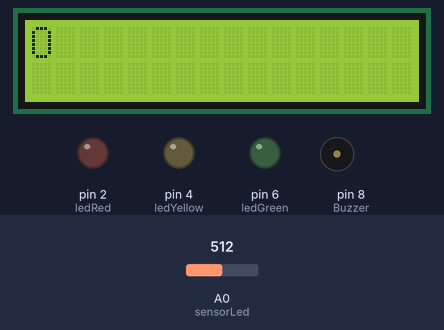
Bench run of a sketch on a simulated Arduino Uno, built with avr-gcc and run on an emulated ATmega328P. Shown: 16×2 character LCD, output pins drawn as LEDs (lit = HIGH), buzzer (waves = sounding, pin HIGH). The inputs (shaded band) are chosen by the test bench; at power-on: A0 (sensorLed) = 512. What the sketch prints to the serial monitor is not drawn.

Above: at 0.1 s.
At 3.1 s:
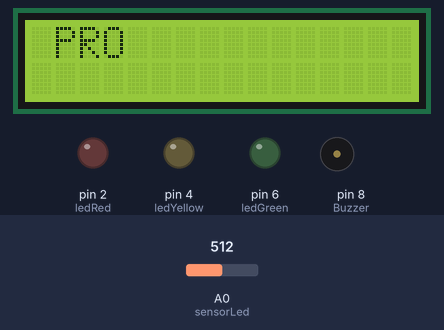
At 6.2 s:
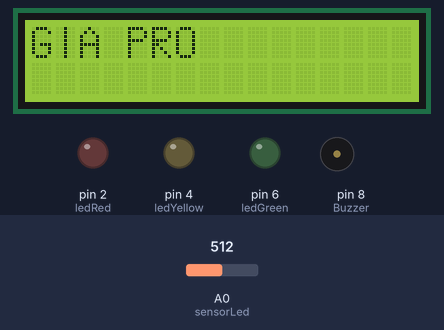
At 12.2 s:
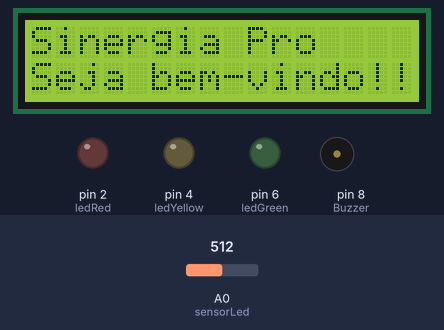
At 21.2 s:
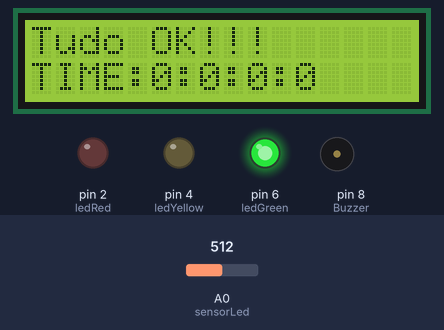
At 37.6 s:
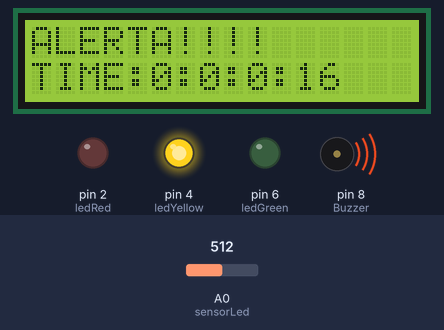
Timing chart, 0 to 39.1 s (numbered marks = the images above):
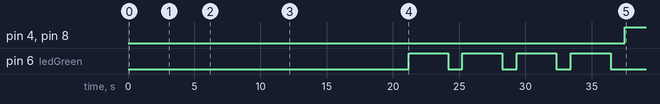

Measured:
- by itself, pin 4 (ledYellow), pin 8 (Buzzer): LOW → HIGH at 37.5 s
- by itself, pin 6 (ledGreen): alternates HIGH for 3.0 s and LOW for 1.1 s
- what the display in image 1 shows lasts 1.0 s, from 3.1 s to 4.1 s
- what the display in image 3 shows lasts 5.0 s, from 12.2 s to 17.2 s
- what the display in image 4 shows lasts 4.0 s, from 21.2 s to 25.2 s

The sketch:

code.ino
```cpp
#include <LiquidCrystal.h> //Importando a biblioteca LiquidCrystal

LiquidCrystal lcd(13,12, 11, 9,7, 5,  3); //Declarando os pinos utilizados pelo LCD

int ledGreen = 6; //Declarando o pino do Led verde
int ledYellow = 4; //Declarando o pino do Led Amarelo
int ledRed = 2; // Declarando o pino do Led Vermelho
int sensorLed = A0; // Declarando o pino analógico utilizado pelo sensor de luminosidade
int Buzzer = 8; // Declarando o pino do buzzer
int d = 0; // Declarando a variável dias
int h = 0; // Declarando a variável horas
int m = 0; // Declarando a variável Minutos
int s = 0; // Declarando a variável segundos
int percentage; // Declarando a variável de porcentagem(utilizada na função map)
int analogValue; // Declarando a variável do valor analógico(utilizada para realizar a conversão)
int valores[5] = {0,0,0,0,0}; // Declarando o array que será utilizado para fazer a média
float media; // Declarando a variável média

//Função setup(inicialização, só é realizada uma vez)
void setup() {
  lcd.begin(16,2); //Inicializando o display lcd
  lcd.clear(); //Limpando o display LCD(a função lcd.clear será utilizada para limpar o display novamente)
  animacao(); //Chamando a função animação(animação inicial)
  lcd.setCursor(0,0); // Colocando o cursor no quadrado 0 da primeira linha(A função setcursor será utilizada com a finalidade de selecionar o quadrado inicial durante o resto do projeto)
  lcd.print("Sinergia Pro");  //Escrevendo sinergia pro(A função lcd.print será novamente utilizada com a mesma finalidade de escrever coisas durante o resto do projeto)
  lcd.setCursor(0,1);
  lcd.print("Seja bem-vindo!!!!!!!!!!");
  delay(5000); //Parando por 5 segundos(A função delay será utilizada com a finalidade de dar intervalos na reprodução do código por variados motivos)
  lcd.clear();
  delay(4000);
  lcd.clear();
  Serial.begin(9600); //Configurando a taxa de transferência de bits por segundo
  //Configurando as saídas dos leds de do buzzer para receberem informações do arduíno
  pinMode(ledGreen,OUTPUT);
  pinMode(ledYellow,OUTPUT);
  pinMode(ledRed,OUTPUT);
  pinMode(Buzzer,OUTPUT);
}

//Função loop(é repetida até que o sistema seja parado manualmente)
void loop() {
  if (s >= 60){ // Configurando a condição que converte segundos em minutos
    s = s - 60;
    m = m + 1;
  };
  if (m >= 60){ // Configurando a condição que converte minutos em horas
    m = m - 60;
    h = h + 1;
  };
  if (h >= 24){ // Configurando a condição que converte horas em dias
    h = h - 24;
    d = d + 1;
  };
  //Mostrando o tempo decorrido no display LCD
  lcd.setCursor(0,1);
  lcd.print("TIME:");
  lcd.print(d);
  lcd.print(":");
  lcd.print(h);
  lcd.print(":");
  lcd.print(m);
  lcd.print(":");
  lcd.print(s);
  analogValue = analogRead(sensorLed); //Lendo os valores do sensor de luminosidade
  percentage = map(analogValue,1023,0,0,100); //Convertendo os valores recebidos em porcentagem
  Serial.println("A porcentagem é: ");
  Serial.print(percentage); // Mostrando a porcentagem no sistema do arduíno
  Serial.println("%");
  //Sistema de média
  valores[4] = valores[3];
  valores[3] = valores[2];
  valores[2] = valores[1];
  valores[1] = valores[0];
  valores[0] = percentage;
  media = ((valores[0] + valores[1] + valores[2] + valores[3] + valores[4])/5);
  Serial.print("A média é: ");
  Serial.println(media);

  //Sistema de condições principal
  if (media < 40){
    //Criando a condição para caso tudo esteja ok(led verde ligado e mensagem imprimida)
    digitalWrite(ledGreen,HIGH);
    Serial.println("Tudo OK!!!");
    lcd.setCursor(0,0);
    lcd.print("Tudo OK!!!");
    delay(3000);
    digitalWrite(ledGreen,LOW);
  } else if(media < 60){
    //Criando a condição para caso o sistema esteja em estado de alerta(led amarelo ligado, buzzer tocando e mensagem de alerta)
    digitalWrite(ledYellow,HIGH);
    digitalWrite(Buzzer,HIGH);
    Serial.println("Cuidado, a luminosidade está em nível de alerta!!!!!!!");
    lcd.setCursor(0,0);
    lcd.print("ALERTA!!!!");
    delay(3000);
    digitalWrite(ledYellow,LOW);
    digitalWrite(Buzzer,LOW);
  } else{
    //Criando a condição para caso o sistema esteja com luminosidade acima do permitido(Led vermelho ligado, mensagem alertando o risco de problemas)
    digitalWrite(ledRed,HIGH);
    Serial.println("Luminosidade alta demais, risco de problemas!!!!!!");
    lcd.setCursor(0,0);
    lcd.print("RISCO ALTO!!!!");
    delay(3000);
    digitalWrite(ledRed,LOW);
  };
  delay(1000);
  s = s + 4; // Adicionando os 4 segundos passados durante a execução da função loop à variável segundos
  //Printando no sistema do arduino a quantidade de tempo passsado
  Serial.println("Há quanto tempo o sistema foi ligado: ");
  Serial.print("Dias: ");
  Serial.println(d);
  Serial.print("Horas: ");
  Serial.println(h);
  Serial.print("Minutos: ");
  Serial.println(m);
  Serial.print("Segundos: ");
  Serial.println(s);
}

//Função com a animação de inicialização
void animacao() {

  //Criando as imagens que serão utilizadas para as letras
  byte image01[8] = {B01110, B10001, B10001, B10001, B10001, B10001, B10001, B01110}; //Imagem do O
  byte image02[8] = {B11110, B10001, B10001, B11110, B11000, B10100, B10010, B10001}; //Imagem do R
  byte image03[8] = {B11110, B10001, B10001, B11110, B10000, B10000, B10000, B10000}; //Imagem do P
  byte image04[8] = {B00100, B01010, B10001, B10001, B11111, B10001, B10001, B10001}; //Imagem do A
  byte image05[8] = {B00100, B00100, B00100, B00100, B00100, B00100, B00100, B00100}; //Imagem do I
  byte image06[8] = {B01110, B10001, B10000, B10000, B10111, B10001, B10001, B01110}; //Imagem do G
  byte image07[8] = {B11111, B10000, B10000, B11111, B10000, B10000, B10000, B11111}; //Imagem do E
  byte image08[8] = {B10001, B10001, B11001, B11101, B10111, B10011, B10001, B10001}; //Imagem do N
  byte image09[8] = {B11111, B10000, B10000, B10000, B11111, B00001, B00001, B11111}; //Imagem do S

  lcd.clear();

  //Utilizando a função createchar para criar o caractere imagem 1
  lcd.createChar(0,image01);

  //Escrevendo o caractere no byte 0
  lcd.setCursor(0,0);
  lcd.write(byte(0));

  delay(1000);

  lcd.clear();

  //Repetindo o processo diversas vezes para criar a animação(Nota: o sistema arduíno é limitado a imprimir apenas 8 caracteres por vez, o que impactou na execução da animação)
  lcd.createChar(0,image02);
  lcd.createChar(1,image01);

  lcd.setCursor(0,0);
  lcd.write(byte(0));
  lcd.setCursor(1,0);
  lcd.write(byte(1));

  delay(1000);

  lcd.createChar(0,image03);
  lcd.createChar(1,image02);
  lcd.createChar(2,image01);

  lcd.setCursor(0,0);
  lcd.write(byte(0));
  lcd.setCursor(1,0);
  lcd.write(byte(1));
  lcd.setCursor(2,0);
  lcd.write(byte(2));

  delay(1000);

  lcd.clear();

  lcd.setCursor(1,0);
  lcd.write(byte(0));
  lcd.setCursor(2,0);
  lcd.write(byte(1));
  lcd.setCursor(3,0);
  lcd.write(byte(2));

  delay(1000);

  lcd.clear();

  lcd.createChar(0,image04);
  lcd.createChar(1,image03);
  lcd.createChar(2,image02);
  lcd.createChar(3,image01);

  lcd.setCursor(0,0);
  lcd.write(byte(0));
  lcd.setCursor(2,0);
  lcd.write(byte(1));
  lcd.setCursor(3,0);
  lcd.write(byte(2));
  lcd.setCursor(4,0);
  lcd.write(byte(3));

  delay(1000);

  lcd.clear();

  lcd.createChar(0,image05);
  lcd.createChar(1,image04);
  lcd.createChar(2,image03);
  lcd.createChar(3,image02);
  lcd.createChar(4,image01);

  lcd.setCursor(0,0);
  lcd.write(byte(0));
  lcd.setCursor(1,0);
  lcd.write(byte(1));
  lcd.setCursor(3,0);
  lcd.write(byte(2));
  lcd.setCursor(4,0);
  lcd.write(byte(3));
  lcd.setCursor(5,0);
  lcd.write(byte(4));

  delay(1000);

  lcd.clear();

  lcd.createChar(0,image06);
  lcd.createChar(1,image05);
  lcd.createChar(2,image04);
  lcd.createChar(3,image03);
  lcd.createChar(4,image02);
  lcd.createChar(5,image01);

  lcd.setCursor(0,0);
  lcd.write(byte(0));
  lcd.setCursor(1,0);
  lcd.write(byte(1));
  lcd.setCursor(2,0);
  lcd.write(byte(2));
  lcd.setCursor(4,0);
  lcd.write(byte(3));
  lcd.setCursor(5,0);
  lcd.write(byte(4));
  lcd.setCursor(6,0);
  lcd.write(byte(5));

  delay(1000);

  lcd.clear();

  lcd.createChar(0,image06);
  lcd.createChar(1,image05);
  lcd.createChar(2,image04);
  lcd.createChar(3,image03);
  lcd.createChar(4,image02);
  lcd.createChar(5,image01);

  lcd.setCursor(0,0);
  lcd.write(byte(4));
  lcd.setCursor(1,0);
  lcd.write(byte(0));
  lcd.setCursor(2,0);
  lcd.write(byte(1));
  lcd.setCursor(3,0);
  lcd.write(byte(2));
  lcd.setCursor(5,0);
  lcd.write(byte(3));
  lcd.setCursor(6,0);
  lcd.write(byte(4));
  lcd.setCursor(7,0);
  lcd.write(byte(5));

  delay(1000);

  lcd.clear();

  lcd.createChar(0,image07);
  lcd.createChar(1,image06);
  lcd.createChar(2,image05);
  lcd.createChar(3,image04);
  lcd.createChar(4,image03);
  lcd.createChar(5,image02);
  lcd.createChar(6,image01);

  lcd.setCursor(0,0);
  lcd.write(byte(0));
  lcd.setCursor(1,0);
  lcd.write(byte(5));
  lcd.setCursor(2,0);
  lcd.write(byte(1));
  lcd.setCursor(3,0);
  lcd.write(byte(2));
  lcd.setCursor(4,0);
  lcd.write(byte(3));
  lcd.setCursor(6,0);
  lcd.write(byte(4));
  lcd.setCursor(7,0);
  lcd.write(byte(5));
  lcd.setCursor(8,0);
  lcd.write(byte(6));

  delay(1000);

  lcd.clear();

  lcd.createChar(0,image08);
  lcd.createChar(1,image07);
  lcd.createChar(2,image06);
  lcd.createChar(3,image05);
  lcd.createChar(4,image04);
  lcd.createChar(5,image03);
  lcd.createChar(6,image02);

  lcd.setCursor(0,0);
  lcd.write(byte(0));
  lcd.setCursor(1,0);
  lcd.write(byte(1));
  lcd.setCursor(2,0);
  lcd.write(byte(6));
  lcd.setCursor(3,0);
  lcd.write(byte(2));
  lcd.setCursor(4,0);
  lcd.write(byte(3));
  lcd.setCursor(5,0);
  lcd.write(byte(4));
  lcd.setCursor(7,0);
  lcd.write(byte(5));
  lcd.setCursor(8,0);
  lcd.write(byte(6));

  delay(1000);

  lcd.clear();

  lcd.createChar(1,image08);
  lcd.createChar(2,image07);
  lcd.createChar(3,image06);
  lcd.createChar(4,image05);
  lcd.createChar(5,image04);
  lcd.createChar(6,image03);
  lcd.createChar(7,image02);

  lcd.setCursor(0,0);
  lcd.write(byte(4));
  lcd.setCursor(1,0);
  lcd.write(byte(1));
  lcd.setCursor(2,0);
  lcd.write(byte(2));
  lcd.setCursor(3,0);
  lcd.write(byte(7));
  lcd.setCursor(4,0);
  lcd.write(byte(3));
  lcd.setCursor(5,0);
  lcd.write(byte(4));
  lcd.setCursor(6,0);
  lcd.write(byte(5));
  lcd.setCursor(8,0);
  lcd.write(byte(6));

  delay(1000);

  lcd.clear();

  lcd.createChar(0,image09);
  lcd.createChar(1,image08);
  lcd.createChar(2,image07);
  lcd.createChar(3,image06);
  lcd.createChar(4,image05);
  lcd.createChar(5,image04);
  lcd.createChar(7,image02);

  lcd.setCursor(0,0);
  lcd.write(byte(0));
  lcd.setCursor(1,0);
  lcd.write(byte(4));
  lcd.setCursor(2,0);
  lcd.write(byte(1));
  lcd.setCursor(3,0);
  lcd.write(byte(2));
  lcd.setCursor(4,0);
  lcd.write(byte(7));
  lcd.setCursor(5,0);
  lcd.write(byte(3));
  lcd.setCursor(6,0);
  lcd.write(byte(4));
  lcd.setCursor(7,0);
  lcd.write(byte(5));

  delay(1000);
}
```
